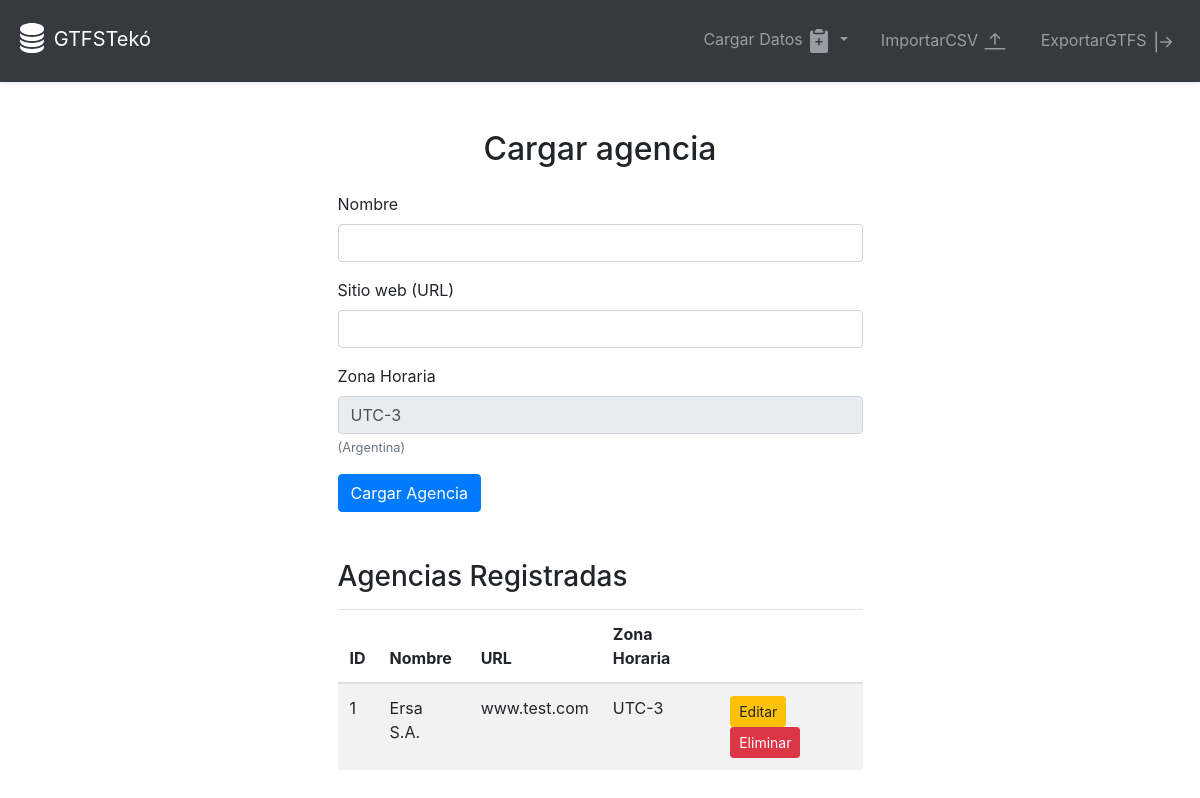
/agency/cargar_agencia, run on an earlier commit of the app's database.
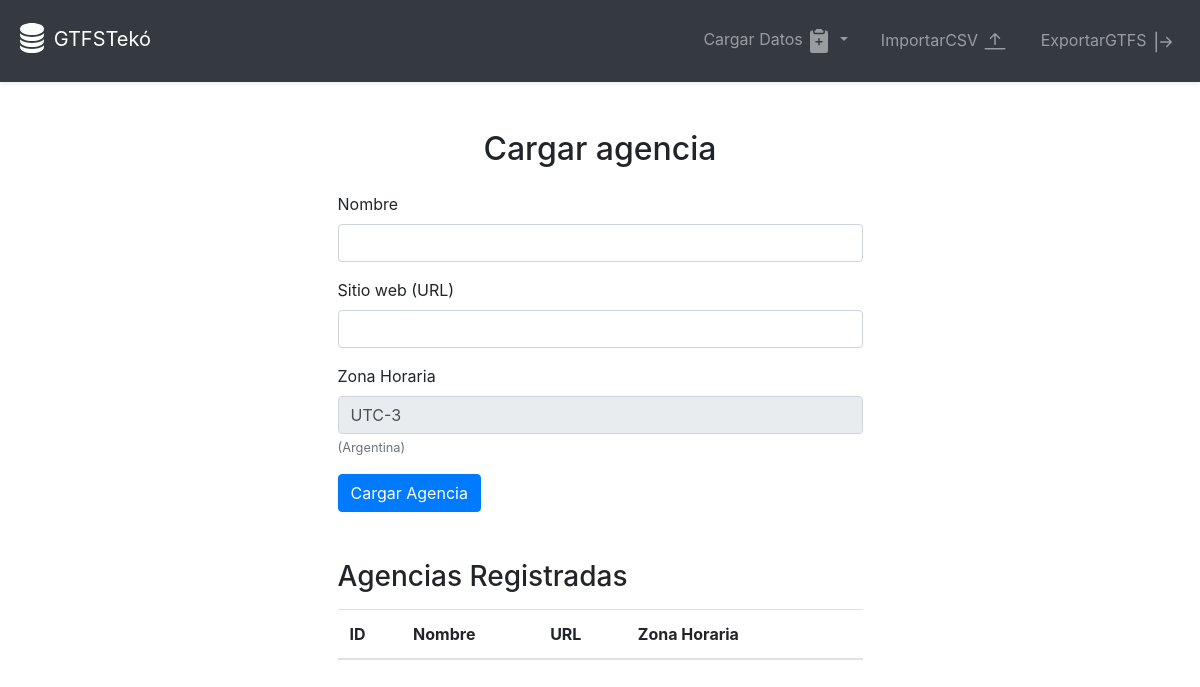
And on a later commit of the database.
### models/models.py (models this page shows)
class Agency(db.Model):
    agency_id = db.Column(db.Integer, primary_key=True)
    agency_name = db.Column(db.String(80), nullable=False)
    agency_url = db.Column(db.String(200))
    agency_timezone = db.Column(db.String(80), nullable=False)

### routes/agency_routes.py (the view, shortened to what this page needs)
@agency_bp.route('/cargar_agencia', methods=['GET', 'POST'])
def cargar_agencia():
    agencies = Agency.query.all()
    return render_template('cargar_agencia.html', agencies=agencies)

### templates/cargar_agencia.html (shortened to what this page needs)
{% extends "base.html" %}
{% block content %}
<div class="container mt-5 w-50">
    <h2 class="text-center">Cargar agencia</h2>
    <form method="POST" class="mt-4">
        <div class="form-group">
            <label for="agency_name">Nombre</label>
            <input type="text" class="form-control" id="agency_name" name="agency_name" required>
        </div>
        <div class="form-group">
            <label for="agency_url">Sitio web (URL)</label>
            <input type="text" class="form-control" id="agency_url" name="agency_url">
        </div>
        <div class="form-group">
            <label for="agency_timezone">Zona Horaria</label>
            <input type="text" class="form-control" id="agency_timezone" name="agency_timezone" value="UTC-3" readonly>
            <small class="form-text text-muted">(Argentina)</small>
        </div>
        <button type="submit" class="btn btn-primary">Cargar Agencia</button>
    </form>
    <h3 class="mt-5">Agencias Registradas</h3>
    <table class="table table-striped mt-3">
        <thead>
            <tr>
                <th>ID</th>
                <th>Nombre</th>
                <th>URL</th>
                <th>Zona Horaria</th>
                <th></th>
            </tr>
        </thead>
        <tbody>
            {% for agency in agencies %}
                <tr>
                    <td>{{ agency.agency_id }}</td>
                    <td>{{ agency.agency_name }}</td>
                    <td>{{ agency.agency_url }}</td>
                    <td>{{ agency.agency_timezone }}</td>
                    <td>
                        <button type="button" class="btn btn-warning btn-sm" data-toggle="modal" data-target="#editModal{{ agency.agency_id }}">Editar</button>
                        <form method="POST" action="{{ url_for('agency.delete_agency', agency_id=agency.agency_id) }}" onsubmit="return confirm('¿Estás seguro de que deseas eliminar esta agencia?');" style="display:inline;">
                            <button type="submit" class="btn btn-danger btn-sm">Eliminar</button>
                        </form>
                    </td>
                </tr>
            {% endfor %}
        </tbody>
    </table>
</div>
{% endblock %}

### templates/base.html (shortened to what this page needs)
<!DOCTYPE html>
<html lang="en">
<head>
    <link rel="stylesheet" href="https://stackpath.bootstrapcdn.com/bootstrap/4.5.2/css/bootstrap.min.css">
</head>
<body>
    {% include 'navbar.html' %}
    <div class="container">
        {% block content %}{% endblock %}
    </div>
</body>
</html>

### templates/navbar.html (shortened to what this page needs)
<nav class="navbar navbar-expand-lg navbar-dark bg-dark shadow-sm" style="padding: 1rem;">
    <a class="navbar-brand" href="{{ url_for('index') }}">
        GTFSTekó
    </a>
    <div class="collapse navbar-collapse" id="navbarNav">
        <ul class="navbar-nav ml-auto">
            <li class="nav-item dropdown">
                <a class="nav-link dropdown-toggle" href="#" id="navbarDropdownCargar" role="button" data-toggle="dropdown" aria-haspopup="true" aria-expanded="false">
                     Cargar Datos
                </a>
            </li>
            <li class="nav-item">
                <a class="nav-link btn ml-3" href="{{ url_for('csv_bp.importar_csv') }}">
                    ImportarCSV
                </a>
            </li>
            <li class="nav-item">
                <a class="nav-link btn ml-3" href="#">
                    ExportarGTFS
                </a>
            </li>
        </ul>
    </div>
</nav>

What changed in the data, as far as the page shows it:
removed Agency: agency_id "1", agency_name "Ersa S.A.", agency_url "www.test.com", agency_timezone "UTC-3"
